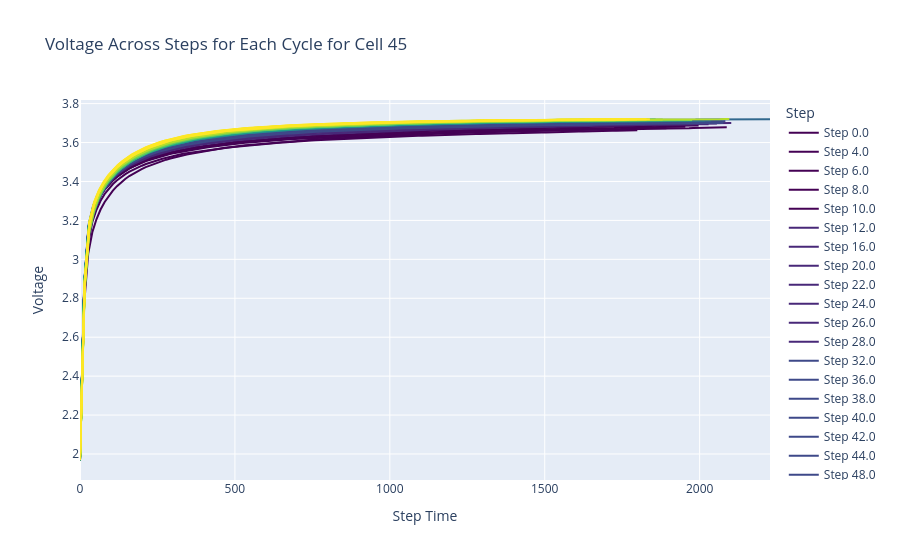

Write notebook code for a chart like this one.
### Code cell
# Cell 45
# Normalize the step to a range from 0 to 1 for color selection
steps = nasa[nasa['Cell'] == 45]['Step'].unique()
max_step = max(steps)

# Create a figure
fig = go.Figure()

# Add a line trace for each unique step
for step in steps:
    step_data = nasa[(nasa['Cell'] == 45) & (nasa['Step'] == step)]
    
    # Select a color from the Viridis color scale based on the normalized step value
    color = px.colors.sequential.Viridis[round((step / max_step) * (len(px.colors.sequential.Viridis) - 1))]
    
    fig.add_trace(
        go.Scatter(
            x=step_data['Step_Time'],
            y=step_data['Voltage'],
            mode='lines',
            name=f'Step {step}',
            line=dict(color=color),
            hoverinfo="text+name",
        )
    )

# Customize layout
fig.update_layout(
    title="Voltage Across Steps for Each Cycle for Cell 45",
    xaxis_title="Step Time",
    yaxis_title="Voltage",
    legend_title="Step"
)

# Show the plot
fig.show()
